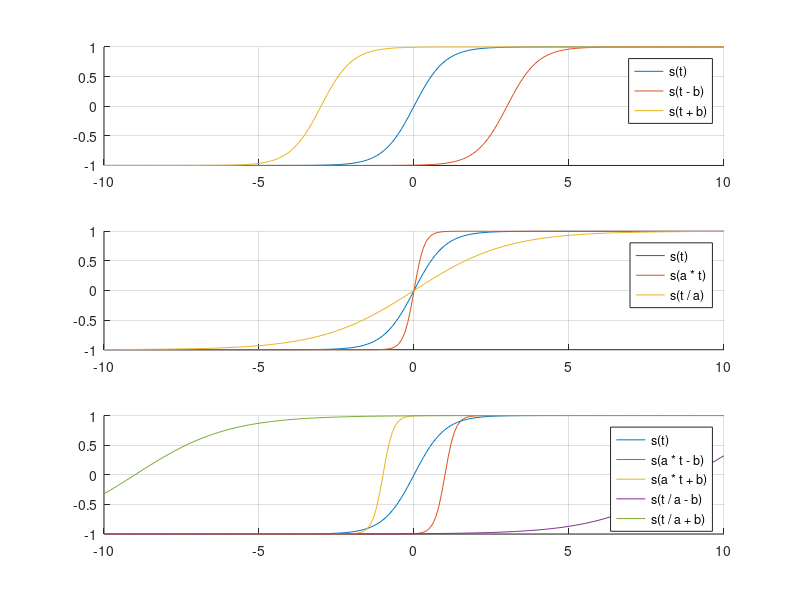

Reproduce this figure in MATLAB.
a = 3;
b = 3;
t = -10:0.1:10;
figure

subplot(3, 1, 1);
hold on

plot(t, tanh(t));
plot(t, tanh(t - b));
plot(t, tanh(t + b));

legend('s(t)', 's(t - b)', 's(t + b)')

grid on

subplot(3, 1, 2);
hold on

plot(t, tanh(t));
plot(t, tanh(a * t));
plot(t, tanh(t / a));

legend('s(t)', 's(a * t)', 's(t / a)')

grid on

subplot(3, 1, 3);
hold on

plot(t, tanh(t));
plot(t, tanh(a * t - b));
plot(t, tanh(a * t + b));
plot(t, tanh(t / a - b));
plot(t, tanh(t / a + b));

legend('s(t)', 's(a * t - b)', 's(a * t + b)', 's(t / a - b)', 's(t / a + b)')

grid on
